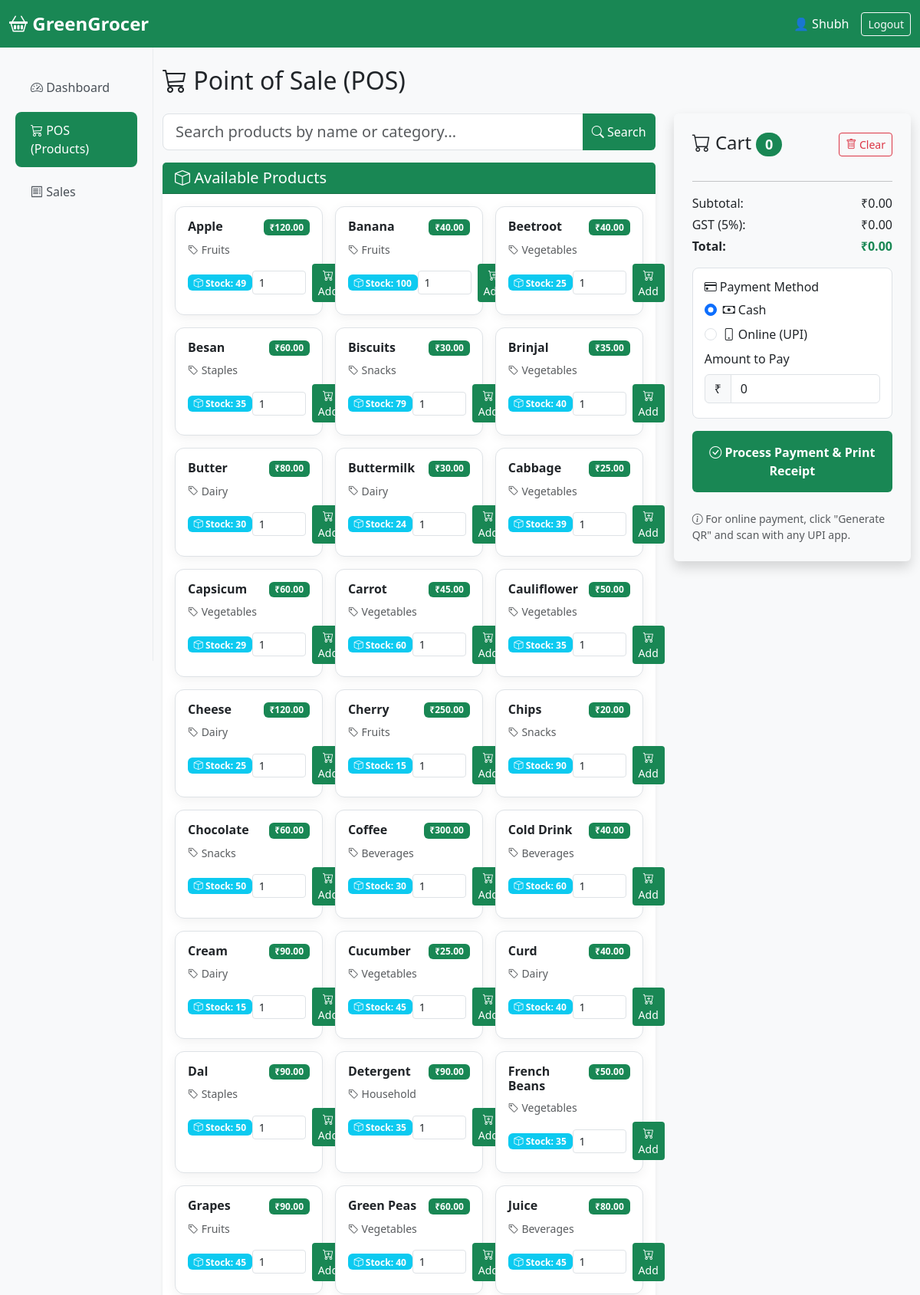
The app's page /pos (signed in, upper part) with its own data.
### app.py (models this page shows, shortened)
class Product(db.Model):
    id = db.Column(db.Integer, primary_key=True)
    name = db.Column(db.String(100), nullable=False)
    category = db.Column(db.String(50), nullable=False)
    price = db.Column(db.Float, nullable=False)
    stock = db.Column(db.Integer, nullable=False, default=0)

### app.py (the view)
@app.route('/pos', methods=['GET'])
def pos():
    search = request.args.get('search', '')
    if search:
        products = Product.query.filter(
            or_(
                Product.name.ilike(f'%{search}%'),
                Product.category.ilike(f'%{search}%')
            )
        ).order_by(Product.name).all()
    else:
        products = Product.query.order_by(Product.name).all()
    return render_template('pos.html', products=products)

### app.py (called while the page is built)
@app.before_request
def require_login():
    allowed = ['login', 'register', 'static']
    if request.endpoint not in allowed and 'logged_in' not in session:
        return redirect(url_for('login'))

### templates/pos.html (shortened to what this page needs)
{% extends "base.html" %}
{% block content %}
<h2 class="mb-4"><i class="bi bi-cart3"></i> Point of Sale (POS)</h2>
<div class="row">
    <div class="col-md-8">
        <form method="GET" class="mb-3">
            <div class="input-group">
                <input type="text" name="search" class="form-control form-control-lg"
                       placeholder="Search products by name or category..."
                       value="{{ request.args.get('search','') }}">
                <button class="btn btn-success" type="submit">
                    <i class="bi bi-search"></i> Search
                </button>
            </div>
        </form>
        <div class="card shadow-sm mb-4">
            <div class="card-header bg-success text-white">
                <h5 class="mb-0"><i class="bi bi-box"></i> Available Products</h5>
            </div>
            <div class="card-body">
                {% if products %}
                <div class="row row-cols-1 row-cols-md-2 row-cols-lg-3 g-3">
                    {% for p in products %}
                    <div class="col">
                        <div class="card h-100 product-card hover-card">
                            <div class="card-body">
                                <div class="d-flex justify-content-between align-items-start mb-2">
                                    <h6 class="card-title mb-0 fw-bold">{{ p.name }}</h6>
                                    <span class="badge bg-success">₹{{ "%.2f"|format(p.price) }}</span>
                                </div>
                                <p class="card-text small text-muted mb-2">
                                    <i class="bi bi-tag"></i> {{ p.category }}
                                </p>
                                <div class="d-flex justify-content-between align-items-center">
                                    <span class="badge {% if p.stock > 10 %}bg-info{% elif p.stock > 0 %}bg-warning{% else %}bg-danger{% endif %}">
                                        <i class="bi bi-box"></i> Stock: {{ p.stock }}
                                    </span>
                                    <div class="d-flex align-items-center">
                                        <input type="number" id="qty-{{ p.id }}"
                                               class="form-control form-control-sm me-2"
                                               style="width: 70px;"
                                               value="1" min="1" max="{{ p.stock }}"
                                               {% if p.stock == 0 %}disabled{% endif %}>
                                        <button class="btn btn-sm {% if p.stock > 0 %}btn-success{% else %}btn-secondary{% endif %}"
                                                onclick="addToCartWithQty({{ p.id }}, '{{ p.name }}', {{ p.price }}, {{ p.stock }})"
                                                {% if p.stock == 0 %}disabled{% endif %}>
                                            <i class="bi bi-cart-plus"></i> Add
                                        </button>
                                    </div>
                                </div>
                            </div>
                        </div>
                    </div>
                    {% endfor %}
                </div>
                {% endif %}
            </div>
        </div>
    </div>
    <div class="col-md-4">
        <div class="pos-cart p-4 shadow rounded" style="top:20px; background: #f8f9fa;">
            <div class="d-flex justify-content-between align-items-center mb-3">
                <h4 class="mb-0">
                    <i class="bi bi-cart"></i> Cart
                    <span id="cart-count" class="badge bg-success rounded-pill">0</span>
                </h4>
                <button onclick="clearCart()" class="btn btn-outline-danger btn-sm">
                    <i class="bi bi-trash"></i> Clear
                </button>
            </div>
            <hr>
            <div class="price-breakdown mb-3">
                <div class="d-flex justify-content-between mb-1">
                    <span>Subtotal:</span>
                    <span id="subtotal">₹0.00</span>
                </div>
                <div class="d-flex justify-content-between mb-1">
                    <span>GST (5%):</span>
                    <span id="gst">₹0.00</span>
                </div>
                <div class="d-flex justify-content-between fw-bold">
                    <span>Total:</span>
                    <span id="cart-total" class="text-success">₹0.00</span>
                </div>
            </div>
            <div class="payment-methods mb-3">
                <h6 class="mb-2"><i class="bi bi-credit-card"></i> Payment Method</h6>
                <div class="form-check mb-2">
                    <input class="form-check-input" type="radio" name="paymentMethod" id="paymentCash" value="cash" checked>
                    <label class="form-check-label" for="paymentCash">
                        <i class="bi bi-cash"></i> Cash
                    </label>
                </div>
                <div class="form-check mb-2">
                    <input class="form-check-input" type="radio" name="paymentMethod" id="paymentOnline" value="online">
                    <label class="form-check-label" for="paymentOnline">
                        <i class="bi bi-phone"></i> Online (UPI)
                    </label>
                </div>
                <div id="cashAmountDiv" class="mt-2">
                    <label class="form-label">Amount to Pay</label>
                    <div class="input-group">
                        <span class="input-group-text">₹</span>
                        <input type="number" id="cashAmount" class="form-control" value="0" min="0" step="1" readonly>
                    </div>
                </div>
            </div>
            <button onclick="processPayment()" class="btn btn-success w-100 py-3 mb-2 fw-bold"
                    {% if not products %}disabled{% endif %}>
                <i class="bi bi-check-circle"></i> Process Payment & Print Receipt
            </button>
            <div class="small text-muted mt-3">
                <i class="bi bi-info-circle"></i> For online payment, click "Generate QR" and scan with any UPI app.
            </div>
        </div>
    </div>
</div>
{% endblock %}

### static/css/style.css (style rules this page uses)
:root { --green: #198754; }
body { background: #f8f9fa; font-family: 'Segoe UI', system-ui, sans-serif; }
.card { border: none; box-shadow: 0 4px 15px rgba(0,0,0,0.06); border-radius: 12px; }
.btn-success { background: #198754; border: none; }
.pos-cart { background: white; border-radius: 12px; box-shadow: 0 10px 30px rgba(0,0,0,0.1); }
.product-card { transition: all 0.3s; }
.hover-card { transition: 0.3s; }

### templates/pos.html (style rules this page uses)
.product-card { transition: transform 0.2s, box-shadow 0.2s; border: 1px solid #dee2e6; }
.payment-methods { background: white; padding: 15px; border-radius: 8px; border: 1px solid #dee2e6; }
@media (min-width: 768px) { .pos-cart { position: sticky; top: 20px; } }

### records on screen
Product: name "Apple", price "120.00", category "Fruits", stock "49", stock "1"
Product: name "Banana", price "40.00", category "Fruits", stock "100", stock "1"
Product: name "Beetroot", price "40.00", category "Vegetables", stock "25", stock "1"
Product: name "Besan", price "60.00", category "Staples", stock "35", stock "1"
Product: name "Biscuits", price "30.00", category "Snacks", stock "79", stock "1"
Product: name "Brinjal", price "35.00", category "Vegetables", stock "40", stock "1"
Product: name "Butter", price "80.00", category "Dairy", stock "30", stock "1"
Product: name "Buttermilk", price "30.00", category "Dairy", stock "24", stock "1"
Product: name "Cabbage", price "25.00", category "Vegetables", stock "39", stock "1"
Product: name "Capsicum", price "60.00", category "Vegetables", stock "29", stock "1"
Product: name "Carrot", price "45.00", category "Vegetables", stock "60", stock "1"
Product: name "Cauliflower", price "50.00", category "Vegetables", stock "35", stock "1"
Product: name "Cheese", price "120.00", category "Dairy", stock "25", stock "1"
Product: name "Cherry", price "250.00", category "Fruits", stock "15", stock "1"
Product: name "Chips", price "20.00", category "Snacks", stock "90", stock "1"
Product: name "Chocolate", price "60.00", category "Snacks", stock "50", stock "1"
Product: name "Coffee", price "300.00", category "Beverages", stock "30", stock "1"
Product: name "Cold Drink", price "40.00", category "Beverages", stock "60", stock "1"
Product: name "Cream", price "90.00", category "Dairy", stock "15", stock "1"
Product: name "Cucumber", price "25.00", category "Vegetables", stock "45", stock "1"
Product: name "Curd", price "40.00", category "Dairy", stock "40", stock "1"
Product: name "Dal", price "90.00", category "Staples", stock "50", stock "1"
Product: name "Detergent", price "90.00", category "Household", stock "35", stock "1"
Product: name "French Beans", price "50.00", category "Vegetables", stock "35", stock "1"
Product: name "Grapes", price "90.00", category "Fruits", stock "45", stock "1"
Product: name "Green Peas", price "60.00", category "Vegetables", stock "40", stock "1"
Product: name "Juice", price "80.00", category "Beverages", stock "45", stock "1"

### other values on screen
{{ session.get('user') }} "Shubh"
